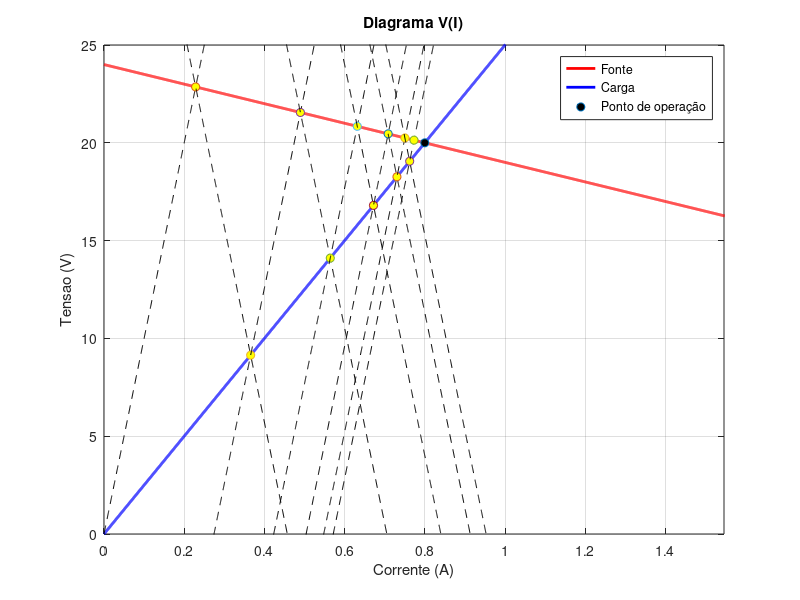

This figure's MATLAB source: (Note: this script raises an error after producing the figure.)
clear; clc;
A = 24;
tau = 15;
t = linspace(-1, tau + 1, 1000);
y = A * rectpuls(t - tau/2, tau);

Rs = 5; RL = 25; Td = 2; Z0 = 100; n_iteracoes = 10; tolerancia = 2;

figure('Name', 'Diagrama V(I)', 'NumberTitle', 'off', 'ToolBar', 'none', 'MenuBar', 'none');
I = A/Rs;
x = linspace(0, I, 10000);

% reta da fonte
f = @(x) A - Rs .* x;

% gráfico da fonte
grafico_fonte = plot(x, f(x), 'r', 'LineWidth', 2);
hold on;

% reta da carga
c = @(x) RL .* x;

% gráfico da carga
grafico_carga = plot(x, c(x), 'b', 'LineWidth', 2);
grid on;
title('Diagrama V(I)');
xlabel('Corrente (A)'); ylabel('Tensão (V)');
grid on;

% ponto de operação
zero_x = fzero(@(x) f(x) - c(x), 2);
zero_y = f(zero_x);

po = plot(zero_x, zero_y, 'o', 'MarkerFaceColor','k');

xlabel('Corrente (A)'); ylabel('Tensao (V)');
legend([grafico_fonte, grafico_carga, po], {'Fonte', 'Carga', 'Ponto de operação'}, 'Location', 'best');

zer_x = 0;
zer_y = 0;

pontos_x = zeros(1, n_iteracoes);   %corrente
pontos_y = zeros(1, n_iteracoes);   %tensão
terminado = false;
for k = 0:n_iteracoes

    if mod(k, 2) == 0
        b = zer_y - Z0 * zer_x;
        y1 = @(x) Z0.*x + b;

        if k ~= 0
            pontos_x(k) = zer_x;
            pontos_y(k) = zer_y;
        end
        zer_x = fzero(@(x) f(x) - y1(x), 1);
        zer_y = y1(zer_x);

        plot(x, y1(x), 'k--');
        hold on;
        plot(zer_x, zer_y, 'o', 'MarkerFaceColor','y');

    else
        b = zer_y + Z0 * zer_x;
        y2 = @(x) -Z0.*x + b;

        pontos_x(k) = zer_x;
        pontos_y(k) = zer_y;

        zer_x = fzero(@(x) c(x) - y2(x), 1);
        zer_y = y2(zer_x);

        plot(x, y2(x), 'k--');
        hold on;
        plot(zer_x, zer_y, 'o', 'MarkerFaceColor','y');
    end

    if I > 4 * zer_x
        ylim([0 A+1]); xlim([0 2*zer_x]);
    else
        ylim([0 A+1]); xlim([0 I]);
    end

end
legend([grafico_fonte, grafico_carga, po], {'Fonte', 'Carga', 'Ponto de operação'}, 'Location', 'best');
hold off;

if mod(n_iteracoes, 2) == 0
    va = zeros(1, n_iteracoes/2);  %tensão na carga
    ia = zeros(1, n_iteracoes/2);  %corrente na carga

    vb = zeros(1, n_iteracoes/2);  %tensão na fonte
    ib = zeros(1, n_iteracoes/2);  %tensão na fonte

else
    va = zeros(1, round(n_iteracoes/2) + 1);  %tensão na carga
    ia = zeros(1, round(n_iteracoes/2) + 1);  %corrente na carga

    vb = zeros(1, round(n_iteracoes/2));  %tensão na fonte
    ib = zeros(1, round(n_iteracoes/2));  %tensão na fonte
end

aux_va = 0;
aux_ia = 0;
aux_vb = 0;
aux_ib = 0;

for k = 1:n_iteracoes
    if mod(k, 2) == 0
        va(aux_va + 1) = pontos_y(k);
        aux_va = aux_va + 1;
        ia(aux_ia + 1) = pontos_x(k);
        aux_ia = aux_ia + 1;
    else
        vb(aux_vb + 1) = pontos_y(k);
        aux_vb = aux_vb + 1;
        ib(aux_ib + 1) = pontos_x(k);
        aux_ib = aux_ib + 1;
    end
end

u = @(t) 1 * (t >= 0); % degrau
sa = [];

for i = 1:length(va)
    sa = strcat(sa, [' + ' num2str(va(i), 4) ' * u(t - ' num2str(2 * i - 1) ' * td)']);
    sa = strcat(sa, [' - ' num2str(va(i), 4) ' * u(t - ' num2str(2 * td - 1 + tau) ' * td)']);
end

sa = strcat('@(t, td) ', sa) % acrescenta o handle da função
fa = eval(sa); % converte a string numa função anónima
t = linspace(0, 55, 1000); % até 55 ms
figure(2);
plot(t, fa(t, Td), 'linewidth', 2);
